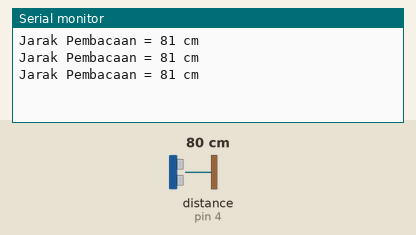
Simulated run of this sketch. Board: Arduino Uno, built with avr-gcc and run on an emulated ATmega328P. Shown: the last lines printed to the serial monitor. Inputs (shaded band) come from the test bench; at power-on: distance to the obstacle (sensor on pin 4) 80 cm. The echo pulse lasts 58.3 µs per cm.

Above: at 1.8 s.
1.9 s: distance to the obstacle (sensor on pin 4) set to 2 cm
At 2.4 s:
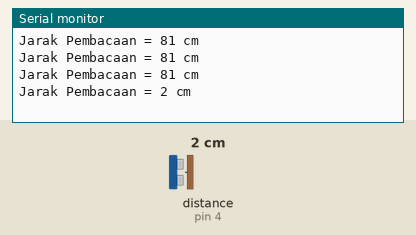
3.4 s: distance to the obstacle (sensor on pin 4) set to 4 cm
At 3.9 s:
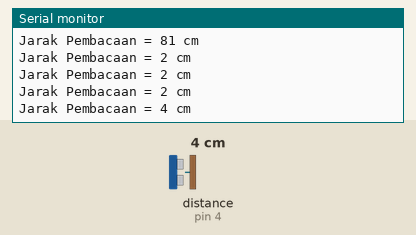
Timing chart, 0 to 6.4 s (numbered marks = the images above; inputs shaded):
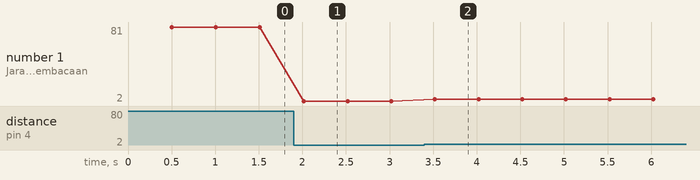

Measured:
- after the input at 1.9 s, the serial monitor: prints a new line after 0.12 s (image 1)
- after the input at 3.4 s, the serial monitor: prints a new line after 0.12 s (image 2)
- plotted number 1: 81 → 2 after the input at 1.9 s, 2 → 4 after the input at 3.4 s

The sketch:

ULTRASONIC.ino
```cpp
#include <NewPing.h>  //library yang harus diinstall
#define trigPin 3 //pin D3
#define echoPin 4 //pin D4
#define MAX_DISTANCE 250 //Jarak maksimum (maks 400-500 cm)
NewPing sonar = NewPing(trigPin, echoPin, MAX_DISTANCE);

void setup() {
  Serial.begin(9600);
}

void loop() {
  delay(500);
  Serial.print("Jarak Pembacaan = ");
  Serial.print(sonar.ping_cm()); //nilai jarak yang terbaca
  Serial.println(" cm");
}
```
